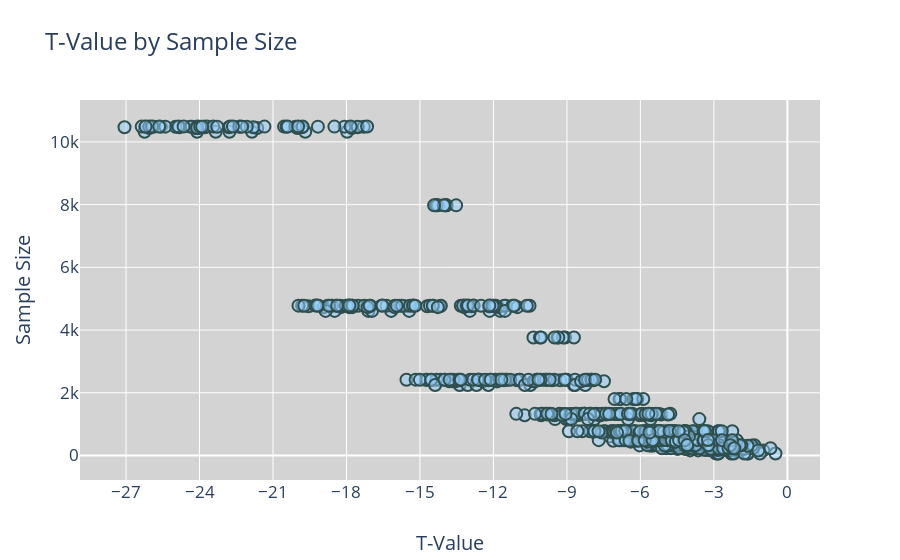

The notebook cell saved with this chart:
### Code cell
item1 = go.Scatter(x = t_values_df.index, y = t_values_df['Sample Size'], 
                   mode='markers', marker_size=12, 
                   marker=dict(color='rgba(150, 206, 250, 0.5)', opacity=1, line=dict(width=2,
                                        color='DarkSlateGrey')))
    
layout = go.Layout(title='T-Value by Sample Size', yaxis=dict(title='Sample Size'),
                xaxis=go.layout.XAxis(dtick=3, title='T-Value'), font=dict(size=17), 
                paper_bgcolor='white', plot_bgcolor='lightgrey')

item = go.Figure(data=item1, layout=layout)
iplot(item)

### Figure 1 — Plotly figure (JSON) as saved in the notebook; plotly's stock layout.template omitted (floating-point values rounded to 4 significant figures; data arrays with more than 128 entries replaced by an {"elided": "..."} marker saying what was removed)
{"data": [{"marker": {"color": "rgba(150, 206, 250, 0.5)", "line": {"color": "DarkSlateGrey", "width": 2}, "opacity": 1, "size": 12}, "mode": "markers", "type": "scatter", "x": {"elided": "720 float values"}, "y": {"elided": "720 int values"}}], "layout": {"font": {"size": 17}, "paper_bgcolor": "white", "plot_bgcolor": "lightgrey", "title": {"text": "T-Value by Sample Size"}, "xaxis": {"dtick": 3, "title": {"text": "T-Value"}}, "yaxis": {"title": {"text": "Sample Size"}}}}
